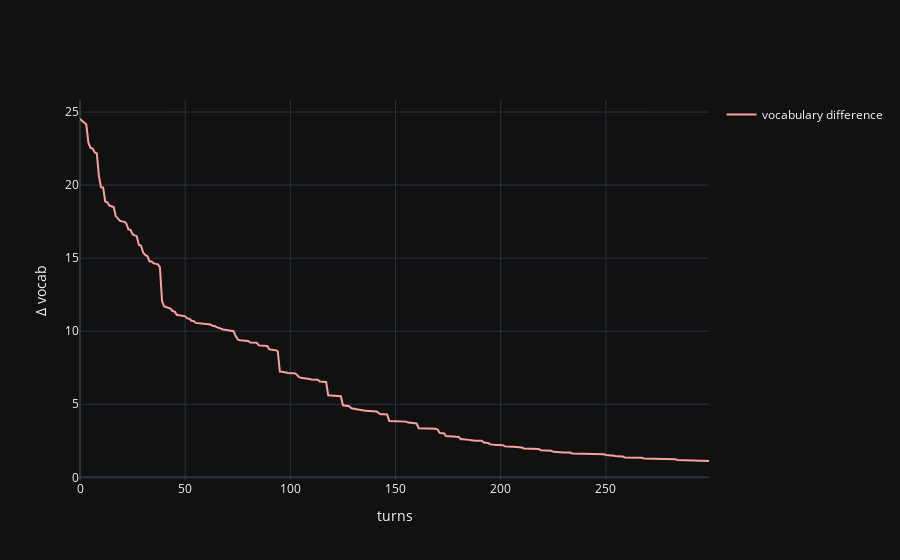

Notebook code cell kept with this figure:
### Code cell
fig = plot(vocab_dif.numpy(), 'vocabulary difference')
fig.update_layout(
    # title='Dyadic interaction in a random environment',
    yaxis_title='Δ P(w|m)',
    xaxis_title='turns'
)
fig.show()

### Figure 1 — Plotly figure (JSON) as saved in the notebook; plotly's stock layout.template omitted (floating-point values rounded to 4 significant figures; data arrays with more than 128 entries replaced by an {"elided": "..."} marker saying what was removed)
{"data": [{"legendgroup": "vocabulary difference", "line": {"color": "#F8A19F"}, "mode": "lines", "name": "vocabulary difference", "showlegend": true, "x": {"elided": "300 int values"}, "y": {"elided": "300 float values"}, "type": "scatter"}], "layout": {"yaxis": {"title": {"text": "Δ vocab"}}, "xaxis": {"title": {"text": "turns"}}}}
